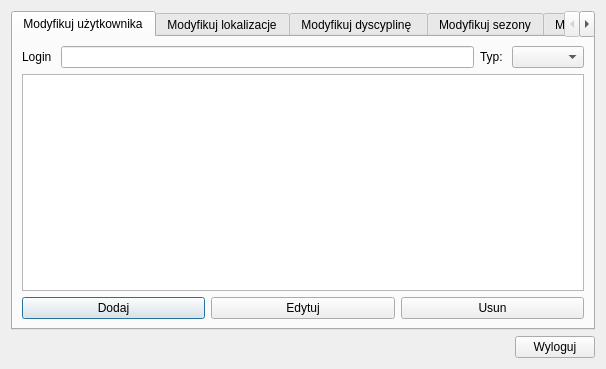
<?xml version="1.0" encoding="UTF-8"?>
<ui version="4.0">
 <class>Okno_panelAdministratora</class>
 <widget class="QDialog" name="Okno_panelAdministratora">
  <property name="geometry">
   <rect>
    <x>0</x>
    <y>0</y>
    <width>606</width>
    <height>369</height>
   </rect>
  </property>
  <property name="windowTitle">
   <string>Panel administratora</string>
  </property>
  <layout class="QVBoxLayout" name="verticalLayout">
   <item>
    <widget class="QTabWidget" name="tabWidget">
     <property name="currentIndex">
      <number>0</number>
     </property>
     <widget class="QWidget" name="horiz">
      <attribute name="title">
       <string>Modyfikuj użytkownika</string>
      </attribute>
      <layout class="QVBoxLayout" name="verticalLayout_6">
       <item>
        <layout class="QHBoxLayout" name="horizontalLayout_2">
         <item>
          <widget class="QLabel" name="label_3">
           <property name="text">
            <string>Login </string>
           </property>
          </widget>
         </item>
         <item>
          <widget class="QLineEdit" name="login"/>
         </item>
         <item>
          <widget class="QLabel" name="label">
           <property name="text">
            <string>Typ: </string>
           </property>
          </widget>
         </item>
         <item>
          <widget class="QComboBox" name="comboBoxTyp"/>
         </item>
        </layout>
       </item>
       <item>
        <widget class="QTableWidget" name="tabela_uzyt">
         <property name="editTriggers">
          <set>QAbstractItemView::NoEditTriggers</set>
         </property>
        </widget>
       </item>
       <item>
        <layout class="QHBoxLayout" name="horizontalLayout_3">
         <item>
          <widget class="QPushButton" name="button_dodajUzytkownika">
           <property name="text">
            <string>Dodaj</string>
           </property>
          </widget>
         </item>
         <item>
          <widget class="QPushButton" name="button_edytujUzytkownika">
           <property name="text">
            <string>Edytuj</string>
           </property>
          </widget>
         </item>
         <item>
          <widget class="QPushButton" name="button_usunUzytkownika">
           <property name="text">
            <string>Usun</string>
           </property>
          </widget>
         </item>
        </layout>
       </item>
      </layout>
     </widget>
     <widget class="QWidget" name="tab_3">
      <attribute name="title">
       <string>Modyfikuj lokalizacje</string>
      </attribute>
      <layout class="QVBoxLayout" name="verticalLayout_2">
       <item>
        <widget class="QLabel" name="label_4">
         <property name="text">
          <string>Lokalizacje:</string>
         </property>
        </widget>
       </item>
       <item>
        <widget class="QTableWidget" name="tableWidget_2"/>
       </item>
       <item>
        <layout class="QHBoxLayout" name="horizontalLayout_5">
         <item>
          <widget class="QPushButton" name="button_dodajLokazliacje">
           <property name="text">
            <string>Dodaj</string>
           </property>
          </widget>
         </item>
         <item>
          <widget class="QPushButton" name="button_edytujLokalizacje">
           <property name="text">
            <string>Edytuj</string>
           </property>
          </widget>
         </item>
         <item>
          <widget class="QPushButton" name="button_usunLokalizacje">
           <property name="text">
            <string>Usun</string>
           </property>
          </widget>
         </item>
        </layout>
       </item>
      </layout>
     </widget>
     <widget class="QWidget" name="tab_2">
      <attribute name="title">
       <string>Modyfikuj dyscyplinę </string>
      </attribute>
      <layout class="QVBoxLayout" name="verticalLayout_7">
       <item>
        <layout class="QVBoxLayout" name="verticalLayout_3">
         <item>
          <widget class="QLabel" name="label_5">
           <property name="text">
            <string>Dyscypliny:</string>
           </property>
          </widget>
         </item>
         <item>
          <widget class="QTableWidget" name="tableWidget_3"/>
         </item>
         <item>
          <layout class="QHBoxLayout" name="horizontalLayout_6">
           <item>
            <widget class="QPushButton" name="button_dodajDyscypline">
             <property name="text">
              <string>Dodaj</string>
             </property>
            </widget>
           </item>
           <item>
            <widget class="QPushButton" name="button_edytujDyscypline">
             <property name="text">
              <string>Edytuj</string>
             </property>
            </widget>
           </item>
           <item>
            <widget class="QPushButton" name="pushButton_13">
             <property name="text">
              <string>Usun</string>
             </property>
            </widget>
           </item>
          </layout>
         </item>
        </layout>
       </item>
      </layout>
     </widget>
     <widget class="QWidget" name="tab_5">
      <attribute name="title">
       <string>Modyfikuj sezony</string>
      </attribute>
      <layout class="QVBoxLayout" name="verticalLayout_4">
       <item>
        <layout class="QHBoxLayout" name="horizontalLayout_8">
         <item>
          <widget class="QLabel" name="label_16">
           <property name="text">
            <string>Dyscyplina</string>
           </property>
          </widget>
         </item>
         <item>
          <widget class="QComboBox" name="comboBox_3"/>
         </item>
        </layout>
       </item>
       <item>
        <widget class="QTableWidget" name="table_sezony"/>
       </item>
       <item>
        <layout class="QHBoxLayout" name="horizontalLayout_7">
         <item>
          <widget class="QPushButton" name="button_dodajSezon">
           <property name="text">
            <string>Dodaj</string>
           </property>
          </widget>
         </item>
         <item>
          <widget class="QPushButton" name="button_edytujSezon">
           <property name="text">
            <string>Edytuj</string>
           </property>
          </widget>
         </item>
         <item>
          <widget class="QPushButton" name="button_usunSezon">
           <property name="text">
            <string>Usun</string>
           </property>
          </widget>
         </item>
        </layout>
       </item>
      </layout>
     </widget>
     <widget class="QWidget" name="tab_4">
      <attribute name="title">
       <string>Modyfikuj ligi</string>
      </attribute>
      <layout class="QVBoxLayout" name="verticalLayout_5">
       <item>
        <layout class="QHBoxLayout" name="horizontalLayout_12">
         <item>
          <widget class="QLabel" name="label_18">
           <property name="text">
            <string>Dyscyplina</string>
           </property>
          </widget>
         </item>
         <item>
          <widget class="QComboBox" name="comboBox_5"/>
         </item>
         <item>
          <widget class="QLabel" name="label_19">
           <property name="text">
            <string>Lokalizacja:</string>
           </property>
          </widget>
         </item>
         <item>
          <widget class="QComboBox" name="comboBox_6"/>
         </item>
        </layout>
       </item>
       <item>
        <widget class="QTableWidget" name="table_ligi"/>
       </item>
       <item>
        <layout class="QHBoxLayout" name="horizontalLayout_11">
         <item>
          <widget class="QPushButton" name="button_dodajLige">
           <property name="text">
            <string>Dodaj</string>
           </property>
          </widget>
         </item>
         <item>
          <widget class="QPushButton" name="buttonEdytujLige">
           <property name="text">
            <string>Edytuj</string>
           </property>
          </widget>
         </item>
         <item>
          <widget class="QPushButton" name="button_usunLige">
           <property name="text">
            <string>Usun</string>
           </property>
          </widget>
         </item>
        </layout>
       </item>
      </layout>
     </widget>
    </widget>
   </item>
   <item>
    <layout class="QHBoxLayout" name="horizontalLayout">
     <item>
      <spacer name="horizontalSpacer">
       <property name="orientation">
        <enum>Qt::Horizontal</enum>
       </property>
       <property name="sizeHint" stdset="0">
        <size>
         <width>40</width>
         <height>20</height>
        </size>
       </property>
      </spacer>
     </item>
     <item>
      <widget class="QPushButton" name="pushButton">
       <property name="text">
        <string>Wyloguj</string>
       </property>
      </widget>
     </item>
    </layout>
   </item>
  </layout>
 </widget>
 <resources/>
 <connections/>
</ui>
